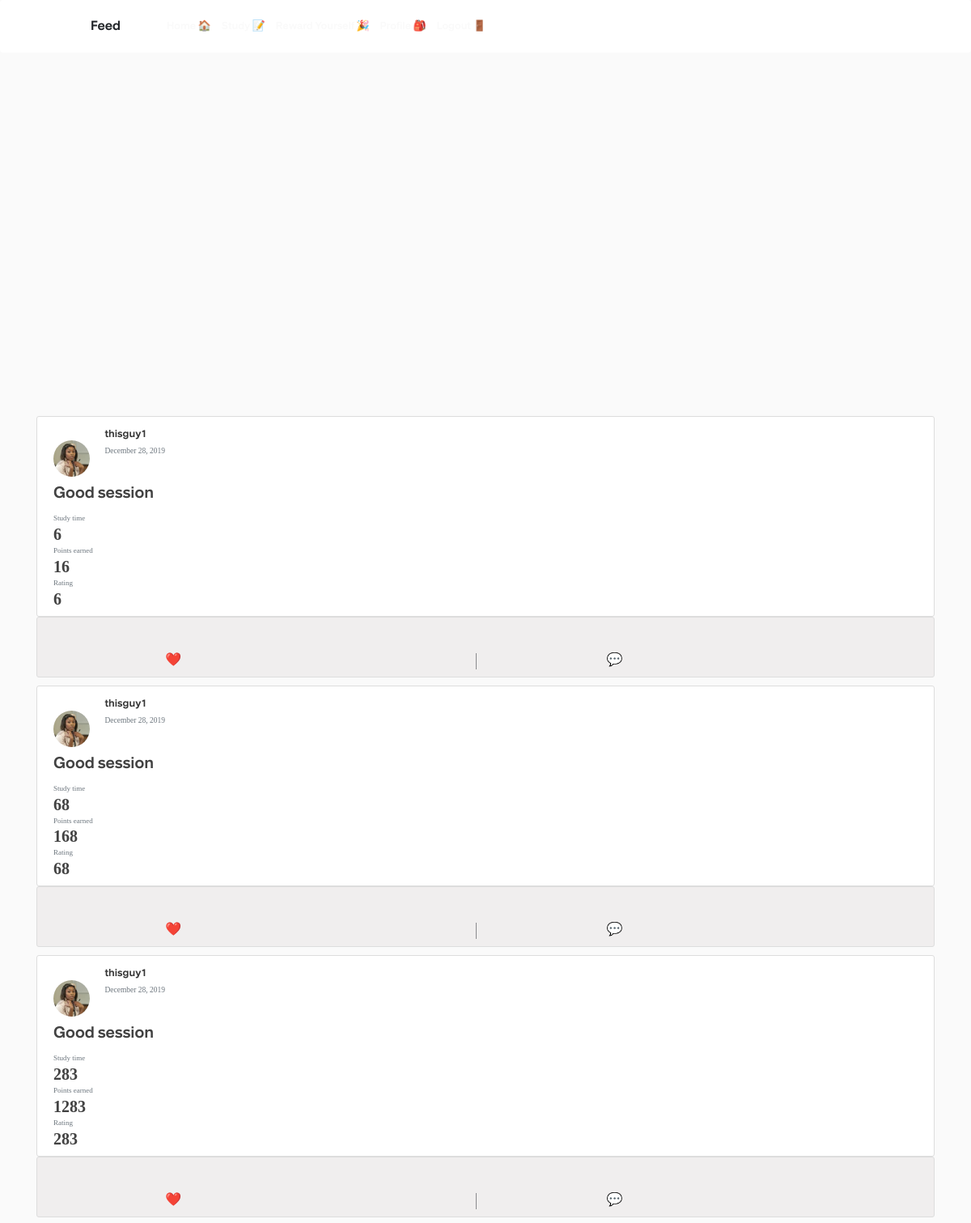
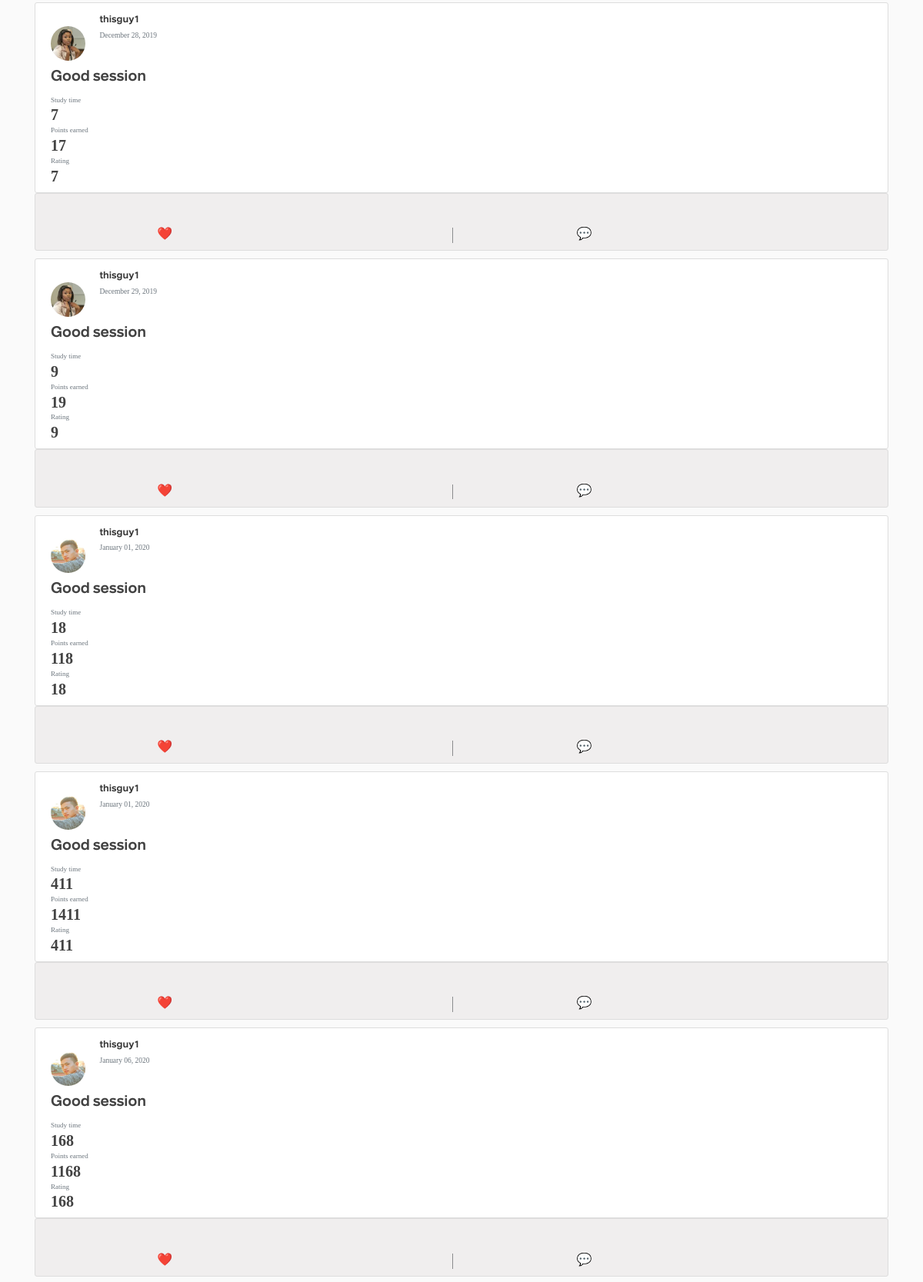
Screenshot of /rewards/purchase_rewards/go_home/ (signed in, upper part) with the database file from the repository (2 pictures, top to bottom).
### blog/models.py (models this page shows, shortened)
class Post(models.Model):
    objects = models.Manager()
    title = "title" #models.CharField(max_length=100)
    time_studied = models.IntegerField(default=20)
    date_posted = models.DateTimeField(default=timezone.now)
    author = models.ForeignKey(User, on_delete=models.CASCADE)

### users/models.py (models this page shows, shortened)
class Profile(models.Model):
    user = models.OneToOneField(User, on_delete=models.CASCADE)
    profile_pictures = [
        "asian_student.jpeg",
        "black_and_white_photo.jpg",
        "college_student.jpeg",
        "girl_looking_sideways.jpg",
        "nerdy_guy.jpg",
        "science_student.jpeg",
        "student_sitting_on_grass.jpg",
    ]
    for i in range(len(profile_pictures)):
        profile_pictures[i] = "potential_pics/" + profile_pictures[i]
    image = models.ImageField(
        default=random.choice(profile_pictures), upload_to="profile_pics"
    )
    wallet_points = models.BigIntegerField(default=0)
    university = models.CharField(default="", max_length=35)
    subject = models.CharField(default="", max_length=35)

### blog/views.py (the view)
# urls.py: path('', PostListView.as_view(), name='blog-home'),
def home(request):
    context = {"posts": Post.objects.all()}
    return render(request, "blog/home.html", context)

### blog/templates/blog/home.html (shortened to what this page needs)
{% extends "blog/base.html" %}
{% block content %}
<head>
</head>
{% for post in posts %}
<article class="media content-section">
  <div style="inline-block;"> <img class="rounded-circle article-img" src="{{ post.author.profile.image.url }}">
    <div style="display:inline-block;">
      <div class="media-body">
        <div class="article-metadata" <small style="font-weight:600" class="text-muted">
          {{request.session.first_name}}</small></br>
          <small class="text-muted">{{ post.date_posted|date:"F d, Y" }}</small>
        </div>
      </div>
    </div>
    <div class="media-body">
      <h2 style="font-size:20px;font-weight:600;"><a class="article-title" href="{% url 'post-detail' post.id %}">Good
          session</a></h2>
      <div>
        <div class="feednotes" id="feednote">
          <p class="text-muted"> Study time </p>
          <p style="font-weight:600;font-size:20px;" class="article-content">{{ post.time_studied }}</p>
        </div style="margin-left:">
        <div class="feednotes" id="feednote">
          <p class="text-muted"> Points earned </p>
          <p style="font-weight:600;font-size:20px;" class="article-content">1{{ post.time_studied }}</p>
        </div>
        <div style="border-width:0" class="feednotes" id="feednote">
          <p class="text-muted">Rating</p>
          <p style="font-weight:600;font-size:20px;" class="article-content">{{ post.time_studied }}</p>
        </div>
      </div>
    </div>
</article>
<div id="likebox" style="margin-top:0px;padding-top:0px;" class="media content-section likebox">
  <div style="width:100%;padding-top:4%;">
    <div class="feednotes likes">
      &nbsp&#10084;&#65039;
    </div>
    <div class="feednotes likes" style="border-width:0px;">
      &nbsp;&#x1F4AC;
    </div>
  </div>
</div>
{% endfor %}
{% endblock content %}

### static/blog/main1.css (style rules this page uses)
body { background: #fafafa; color: #333333; }
h1, h2, h3, h4, h5, h6 { color: #444444; }
.content-section { background: #ffffff; padding: 10px 20px; border: 1px solid #dddddd; border-radius: 3px; }
#likebox { background-color:#eae7e79e; margin-top:0px; padding-top:0px; height: 0.157%; padding: 0px; }
.article-title { color: #424242; font-family: comment; }
.article-content { white-space: pre-line; color: #424242; font-family: number; }
.article-img { height: 45px; width: 45px; margin-right: 16px; }
.article-metadata { padding-bottom: 1px; margin-bottom: 4px; margin-top: 2px; }

### static/css/timernew.css (style rules this page uses)
body { background: #fafafa; color: #333333; margin-top: 5rem; }

### rows the page displays
Post: author.profile.image (picture), session.first_name "thisguy1", date_posted "December 28, 2019", time_studied "6"
Post: author.profile.image (picture), session.first_name "thisguy1", date_posted "December 28, 2019", time_studied "68"
Post: author.profile.image (picture), session.first_name "thisguy1", date_posted "December 28, 2019", time_studied "283"
Post: author.profile.image (picture), session.first_name "thisguy1", date_posted "December 28, 2019", time_studied "7"
Post: author.profile.image (picture), session.first_name "thisguy1", date_posted "December 29, 2019", time_studied "9"
Post: author.profile.image (picture), session.first_name "thisguy1", date_posted "January 01, 2020", time_studied "18"
Post: author.profile.image (picture), session.first_name "thisguy1", date_posted "January 01, 2020", time_studied "411"
Post: author.profile.image (picture), session.first_name "thisguy1", date_posted "January 06, 2020", time_studied "168"
